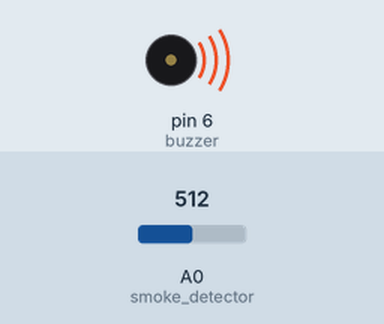
Simulated run of this sketch. Board: Arduino Uno, built with avr-gcc and run on an emulated ATmega328P. Shown: buzzer (waves = sounding). The inputs (shaded band) are chosen by the test bench; at power-on: A0 (smoke_detector) = 512.

Above: at 1.2 s.
1.3 s: A0 (smoke_detector) set to 182
2.8 s: A0 (smoke_detector) set to 154
At 3.7 s:
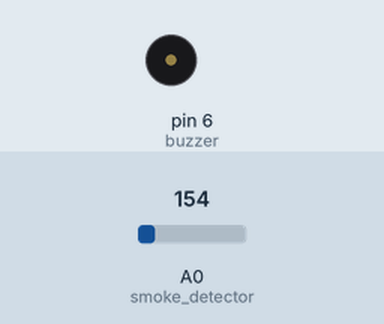
4.3 s: A0 (smoke_detector) set to 306
At 5.0 s:
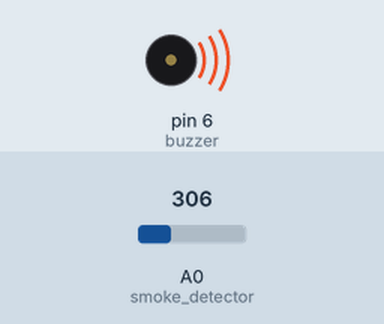
5.8 s: A0 (smoke_detector) set to 122
At 6.3 s:
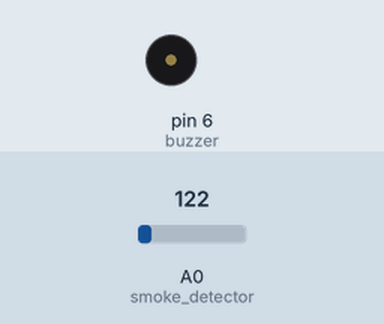
Timing chart, 0 to 8.3 s (numbered marks = the images above; inputs shaded):
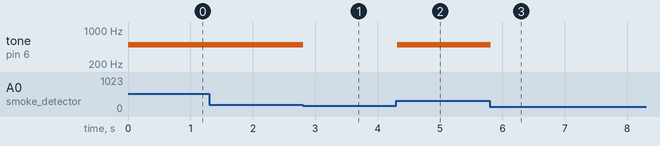

Measured:
- the behaviour switches between 171 and 170 on A0 (smoke_detector) (found by bisection; images 0 and 1)
- after the input at 1.3 s, every drawn part: stays the same
- after the input at 2.8 s, tone on pin 6 (buzzer): 500 Hz → silent at once
- after the input at 4.3 s, tone on pin 6 (buzzer): silent → 500 Hz at once
- after the input at 5.8 s, tone on pin 6 (buzzer): 500 Hz → silent at once

The sketch:

smoke_detection_using_arduino.ino
```cpp
int buzzer = 6;
int smoke_detector = A0;
int safety_lim = 170; //Sets smoke density safe limit

void setup()
{
    pinMode(buzzer, OUTPUT);
    pinMode(smoke_detector, INPUT);
}

void loop()
{
    int sensor_read = analogRead(smoke_detector);
    //reads and stores the reading from the detector in sensor_read

    if (sensor_read > safety_lim)
        // Checks if reading is beyond safety limit
        tone(buzzer, 500, 100); //piezo rings
    else
        noTone(buzzer); //piezo wont ring
    delay(50);
}
```
